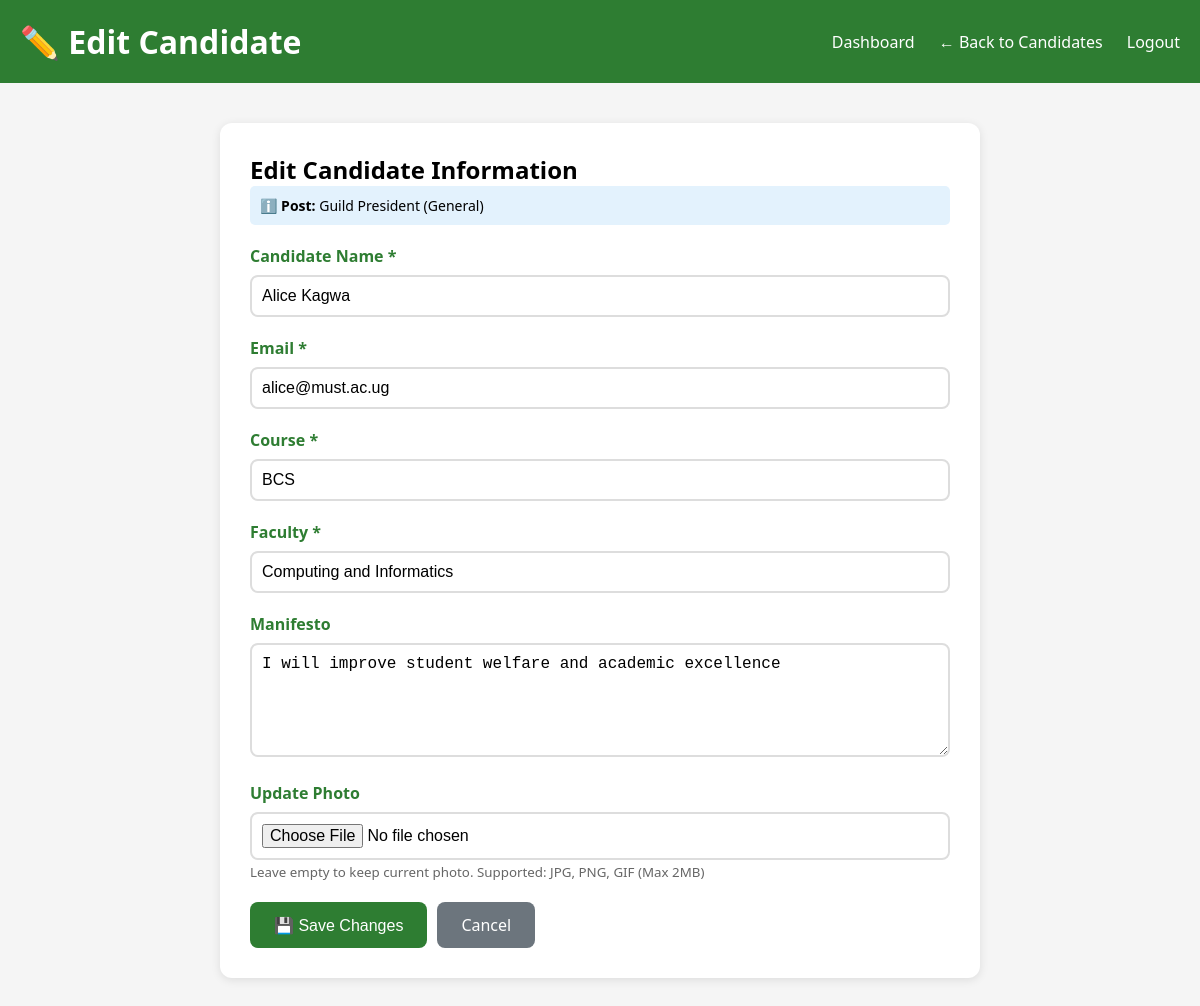
The app's page /index.php?page=admin&action=edit_candidate&id=1 (signed in) with its own data.
### tables this page shows
CREATE TABLE candidates (
    id INT PRIMARY KEY AUTO_INCREMENT,
    post_id INT NOT NULL,
    name VARCHAR(100) NOT NULL,
    email VARCHAR(100) NOT NULL,
    course VARCHAR(50) NOT NULL,
    faculty VARCHAR(100) NOT NULL,
    manifesto TEXT,
    image_url VARCHAR(255),
    created_at TIMESTAMP DEFAULT CURRENT_TIMESTAMP,
    FOREIGN KEY (post_id) REFERENCES posts(id) ON DELETE CASCADE,
    INDEX idx_post (post_id),
    INDEX idx_course (course)
);

CREATE TABLE posts (
    id INT PRIMARY KEY AUTO_INCREMENT,
    name VARCHAR(100) NOT NULL,
    category ENUM('general', 'faculty', 'regional') NOT NULL,
    faculty_filter VARCHAR(100) NULL,
    course_filter VARCHAR(50) NULL,
    location_filter VARCHAR(20) NULL,
    description TEXT,
    INDEX idx_category (category),
    INDEX idx_course (course_filter),
    INDEX idx_location (location_filter)
);

### controller.php (called while the page is built)
<?php
class Controller {
    public function view($view, $data = []) {
        extract($data);
        require_once "views/" . $view . ".php";
    }
}
?>

### admincontroller.php (called while the page is built, shortened)
<?php
class AdminController extends Controller {
    public function editCandidate() {
        $candidateId = $_GET['id'];
        $candidate = Candidate::getWithDetails($candidateId);
        $posts = Post::getAll();
        $this->view('admin/edit_candidate', [
            'candidate' => $candidate,
            'posts' => $posts
        ]);
    }
}
?>

### candidate.php (called while the page is built, shortened)
<?php
class Candidate extends Model {
    public static function getWithDetails($id) {
        $db = Database::getInstance()->getConnection();
        $sql = "SELECT c.*, p.name as post_name, p.category
                FROM candidates c
                LEFT JOIN posts p ON c.post_id = p.id
                WHERE c.id = ?";
        $stmt = $db->prepare($sql);
        $stmt->execute([$id]);
        return $stmt->fetch(PDO::FETCH_ASSOC);
    }
}
?>

### edit_candidate.php (the view, shortened to what this page needs)
<!DOCTYPE html>
<html lang="en">
<head>
</head>
<body>
    <div class="header">
        <div class="header-content">
            <h1>✏️ Edit Candidate</h1>
            <div class="nav-links">
                <a href="index.php?page=dashboard">Dashboard</a>
                <a href="index.php?page=admin&action=manage_candidates">← Back to Candidates</a>
                <a href="index.php?page=logout">Logout</a>
            </div>
        </div>
    </div>
    <div class="container">
        <div class="card">
            <h2>Edit Candidate Information</h2>
            <div class="info-box">
                ℹ️ <strong>Post:</strong> <?php echo $candidate['post_name']; ?> (<?php echo ucfirst($candidate['category']); ?>)
            </div>
            <form method="POST" action="index.php?page=admin&action=update_candidate" enctype="multipart/form-data">
                <div class="form-group">
                    <label>Candidate Name *</label>
                    <input type="text" name="name" value="<?php echo htmlspecialchars($candidate['name']); ?>" required>
                </div>
                <div class="form-group">
                    <label>Email *</label>
                    <input type="email" name="email" value="<?php echo htmlspecialchars($candidate['email']); ?>" required>
                </div>
                <div class="form-group">
                    <label>Course *</label>
                    <input type="text" name="course" value="<?php echo htmlspecialchars($candidate['course']); ?>" required>
                </div>
                <div class="form-group">
                    <label>Faculty *</label>
                    <input type="text" name="faculty" value="<?php echo htmlspecialchars($candidate['faculty']); ?>" required>
                </div>
                <div class="form-group">
                    <label>Manifesto</label>
                    <textarea name="manifesto" rows="5"><?php echo htmlspecialchars($candidate['manifesto']); ?></textarea>
                </div>
                <div class="form-group">
                    <label>Update Photo</label>
                    <input type="file" name="image" accept="image/*">
                    <small style="color: #666;">Leave empty to keep current photo. Supported: JPG, PNG, GIF (Max 2MB)</small>
                </div>
                <div class="button-group">
                    <button type="submit" class="btn">💾 Save Changes</button>
                    <a href="index.php?page=admin&action=manage_candidates" class="btn btn-secondary">Cancel</a>
                </div>
            </form>
        </div>
    </div>
</body>
</html>

### edit_candidate.php (style rules this page uses)
* { margin: 0; padding: 0; box-sizing: border-box; }
body { font-family: 'Segoe UI', Tahoma, Geneva, Verdana, sans-serif; background: #f5f5f5; }
.header { background: #2e7d32; color: white; padding: 20px; }
.header-content { max-width: 1200px; margin: 0 auto; display: flex; justify-content: space-between; align-items: center; }
.container { max-width: 800px; margin: 40px auto; padding: 0 20px; }
.card { background: white; border-radius: 12px; padding: 30px; box-shadow: 0 2px 10px rgba(0,0,0,0.1); }
.form-group { margin-bottom: 20px; }
label { display: block; margin-bottom: 8px; font-weight: bold; color: #2e7d32; }
input, select, textarea { width: 100%; padding: 10px; border: 2px solid #ddd; border-radius: 8px; font-size: 16px; }
.btn { background: #2e7d32; color: white; padding: 12px 24px; border: none; border-radius: 8px; cursor: pointer; font-size: 16px; text-decoration: none; display: inline-block; }
.btn-secondary { background: #6c757d; }
.nav-links a { color: white; text-decoration: none; margin-left: 20px; }
.button-group { display: flex; gap: 10px; margin-top: 20px; }
.info-box { background: #e3f2fd; padding: 10px; border-radius: 5px; margin-bottom: 20px; font-size: 14px; }

### records on screen
candidates: post.name "Guild President", post.category "General", name "Alice Kagwa", email "alice@must.ac.ug", course "BCS", faculty "Computing and Informatics", manifesto "I will improve student welfare and academic excellence"
